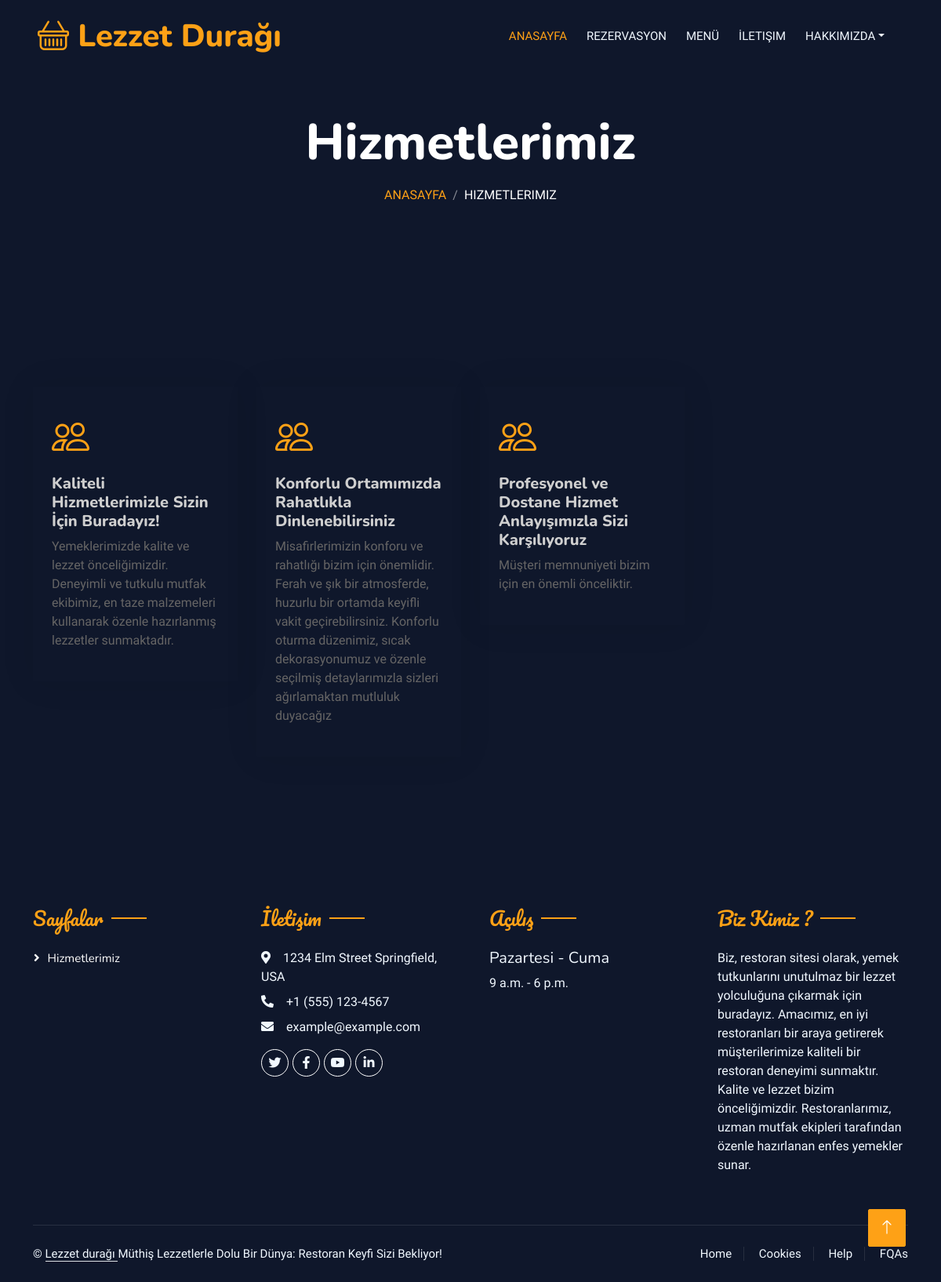
The app's page /hizmetlerimiz with its own data.
### Core/models.py (models this page shows, shortened)
class SiteAyarlari(models.Model):
    WindowTitle = models.CharField(max_length=39, help_text='Site pencere başlığı', default='Restorant', verbose_name='Site pencere başlığı')
    windowIcon = models.ImageField(
        verbose_name='Site pencere iconu',
        upload_to='images/site/%Y/%m/%d',
        blank=True
    )
    navbarTitle = models.CharField(max_length=120, default='', blank=True, verbose_name='navbar başlık')
    navbarIcon = models.CharField(max_length=100, blank=True,null=True, verbose_name='navbar icon')
    title = models.CharField(max_length=100, default='', blank=True, null=True, verbose_name='Slider başlık')
    description = models.CharField(max_length=300, default='', blank=True, verbose_name='slider açıklama')
    title_image = models.ImageField(
        verbose_name='slider resmi',
        upload_to='images/settings/%Y/%m/%d',
        default='static/img/menu-2.jpg',
        blank=True
    )
    date_time = models.DateTimeField(auto_now_add=True, verbose_name="oluşma tarihi")
    footerTitle  = models.CharField(max_length=200, default='', blank=True, verbose_name="Footer Başlık")
    footerDescription = models.CharField(max_length=200, default='', blank=True, verbose_name="Footer açıklama")
    class Meta:
        verbose_name = 'Ayarlar'
        verbose_name_plural = 'Site Ayarları'

class Services(models.Model):
    title = models.CharField(max_length=100, verbose_name="Hizmet başlık")
    description = models.CharField(max_length=300, verbose_name="Hizmet açıklama")
    icon = models.CharField(max_length=300, verbose_name='hizmet başlık iconu', help_text='Hizmet başlık icon adı https://icons.getbootstrap.com/', default='bi bi-people')
    datetime = models.DateTimeField(auto_now_add=True)
    class Meta:
        verbose_name = 'Hizmetler '
        verbose_name_plural = 'Hizmetlerimiz'

class SayfaModelleri(models.Model):
    title = models.CharField(max_length=100, verbose_name="Sayfa ismi")
    link = models.URLField()
    class Meta:
        verbose_name = 'Sayfalar'
        verbose_name_plural = 'Sayfalar'

class Siteİletisim(models.Model):
    twitter = models.URLField(blank=True, null=True)
    facebook = models.URLField(blank=True, null=True)
    instagram = models.URLField(blank=True, null=True)
    linkedin = models.URLField(blank=True, null=True)
    youtube = models.URLField(blank=True, null=True)
    adres = models.CharField(max_length=120, default='' ,blank=True, null=True)
    telefon = models.CharField(max_length=20, default='', blank=True, null=True)
    email = models.EmailField(max_length=100, default='',blank=True, null=True)
    oluşturulma_tarihi = models.DateTimeField(auto_now_add=True)
    class Meta:
        verbose_name = 'İletişim '
        verbose_name_plural = 'Site iletişim'

class HizmetGünleri(models.Model):
    openDate = models.CharField(max_length=210, verbose_name='Açılış günü', help_text="Restorantın açılış günü")
    closeDate = models.CharField(max_length=210, verbose_name='Kapanış günü', help_text="Restorantın kapanış günü")
    timeOpen = models.TimeField(blank=True, verbose_name='Açılış saati', help_text="Kapanış saati")
    timeClose = models.TimeField(blank=True, verbose_name='Kapanış saati', help_text="Açılış saati")
    class Meta:
        verbose_name = 'Hizmet Günleri'
        verbose_name_plural = 'Hizmet Günleri'

class Hakkimizda(models.Model):
    title = models.CharField(max_length=255, default='')
    title_icon = models.CharField(max_length=255, default='', blank=True,null=True)
    description = models.CharField(max_length=350, blank=True, null=True, default='')
    experience  = models.IntegerField(default=1, blank=True, null=True)
    olusturulma_tarihi = models.DateTimeField(auto_now_add=True)
    chef = models.IntegerField(default=2, verbose_name="Şef sayısı")
    start1 = models.ImageField(
        verbose_name='İlk 1',
        upload_to='images/about/%Y/%m/%d',
        default='static/img/menu-1.jpg',
        blank=True
    )
    start2 = models.ImageField(
        verbose_name='ilk 2',
        upload_to='images/about/%Y/%m/%d',
        default='static/img/menu-1.jpg',
        blank=True
    )
    end1 = models.ImageField(
        verbose_name='Son 1',
        upload_to='images/about/%Y/%m/%d',
        default='static/img/menu-1.jpg',
        blank=True
    )
    end2 = models.ImageField(
        verbose_name='Son 2',
        upload_to='images/about/%Y/%m/%d',
        default='static/img/menu-1.jpg',
        blank=True
    )
    icon = models.CharField(
        verbose_name="Hakkımızda iconu",
        max_length=100,
        default="",
        blank=True,
        null=True
    )
    def __str__(self):
        return self.description
    class Meta:
        verbose_name = 'Hakkımızda'
        verbose_name_plural = 'Hakkımızda'

### Core/views.py (the view)
def services_view(request) -> HttpResponse:
    return render(request=request, template_name="service.html")

### Core/context_processors.py (called while the page is built)
def footer_data(request):
    siteSettings = SiteAyarlari.objects.first()
    iletisim = Siteİletisim.objects.first()
    members = EkipModel.objects.all()
    breakfast = Breakfast.objects.all()
    launch = Launch.objects.all()
    dinner = Dinner.objects.all()
    yorumlar = Müsteriler.objects.all()
    service = Services.objects.all()
    about = Hakkimizda.objects.first()
    page = SayfaModelleri.objects.all()
    hizmetsüresi = HizmetGünleri.objects.first()
    contact = ContactSettings.objects.first()
    return {
        'settings': siteSettings,
        'contact': iletisim,
        'teamMembers': members,
        'breakfast':breakfast,
        "launch":launch,
        "dinner":dinner,
        "yorum":yorumlar,
        "services":service,
        "about":about,
        "page":page,
        "hizmet":hizmetsüresi,
        "siteContact":contact
    }

### Core/template/service.html
{% extends 'base.html' %}
{% block service %}
<div class="container-xxl py-5 bg-dark hero-header mb-5">
    <div class="container text-center my-5 pt-5 pb-4">
        <h1 class="display-3 text-white mb-3 animated slideInDown">Hizmetlerimiz</h1>
        <nav aria-label="breadcrumb">
            <ol class="breadcrumb justify-content-center text-uppercase">
                <li class="breadcrumb-item"><a href="{% url 'index' %}">Anasayfa</a></li>
                <li class="breadcrumb-item text-white active" aria-current="page">Hizmetlerimiz</li>
            </ol>
        </nav>
    </div>
</div>
    {% include 'partials/_service.html' %}
{% endblock service %}

### Core/template/partials/_navbar.html (shortened to what this page needs)
{% load static %}
<nav class="navbar navbar-expand-lg navbar-dark bg-dark px-4 px-lg-5 py-3 py-lg-0">
    <a href="{% url 'index' %}" class="navbar-brand p-0">
        <h1 class="text-primary m-0"><i class="{{settings.navbarIcon}} "></i> {{settings.navbarTitle}}</h1>
    </a>
    <div class="collapse navbar-collapse" id="navbarCollapse">
        <div class="navbar-nav ms-auto py-0 pe-4">
            <a href="{% url 'index' %}" class="nav-item nav-link active">Anasayfa</a>
            <a href="{% url 'reservation' %}" class="nav-item nav-link">Rezervasyon</a>
            <a href="{% url 'menü' %}" class="nav-item nav-link">Menü</a>
            <a href="{% url 'contact' %}" class="nav-item nav-link">İletişim</a>
            <div class="nav-item dropdown">
                <a href="#" class="nav-link dropdown-toggle" data-bs-toggle="dropdown">Hakkımızda</a>
            </div>
        </div>
    </div>
</nav>

### Core/template/partials/_service.html
<div class="container-xxl py-5">
    <div class="container">
        <div class="row g-4">
           {% for item in services %}
            <div class="col-lg-3 col-sm-6 wow fadeInUp" data-wow-delay="0.1s">
                <div class="service-item rounded pt-3">
                    <div class="p-4">
                        <i class="fa fa-3x {{item.icon}} text-primary mb-4"></i>
                        <h5 style="color:#cfcfcf;">{{item.title}}</h5>
                        <p>{{item.description}}</p>
                    </div>
                </div>
            </div>
            {% endfor %}
        </div>
    </div>
</div>

### Core/template/partials/_footer.html
{% load static %}
<div class="container-fluid bg-dark text-light footer pt-5 mt-5 wow fadeIn" data-wow-delay="0.1s">
    <div class="container py-5">
        <div class="row g-5">
            {% include "partials/_company.html" %}
            {% include "partials/_contact.html" %}
            {% include "partials/_opening.html" %}
            <div class="col-lg-3 col-md-6">
                <h4 class="section-title ff-secondary text-start text-primary fw-normal mb-4">Biz Kimiz ?</h4>
                <p>{{about}}</p>
            </div>
        </div>
    </div>
    <div class="container">
        <div class="copyright">
            <div class="row">
               {% include 'partials/_footerdesc.html' %}
                <div class="col-md-6 text-center text-md-end">
                    <div class="footer-menu">
                        <a href="">Home</a>
                        <a href="">Cookies</a>
                        <a href="">Help</a>
                        <a href="">FQAs</a>
                    </div>
                </div>
            </div>
        </div>
    </div>
</div>

### Core/template/partials/_company.html
{% load static %}
<div class="col-lg-3 col-md-6">
    <h4 class="section-title ff-secondary text-start text-primary fw-normal mb-4">Sayfalar</h4>
    {% for item in page %}
    <a class="btn btn-link" href="{{item.link}}">{{item.title}}</a>
    {% endfor %}
</div>

### Core/template/partials/_contact.html
<div class="col-lg-3 col-md-6">
    <h4 class="section-title ff-secondary text-start text-primary fw-normal mb-4">İletişim</h4>
    <p class="mb-2"><i class="fa fa-map-marker-alt me-3"></i>{{contact.adres}}</p>
    <p class="mb-2"><i class="fa fa-phone-alt me-3"></i>{{contact.telefon}}</p>
    <p class="mb-2"><i class="fa fa-envelope me-3"></i>{{contact.email}} </p>
    <div class="d-flex pt-2">
        <a class="btn btn-outline-light btn-social" href="{{contact.twitter}}"><i class="fab fa-twitter"></i></a>
        <a class="btn btn-outline-light btn-social" href="{{contact.facebook}}"><i class="fab fa-facebook-f"></i></a>
        <a class="btn btn-outline-light btn-social" href="{{contact.youtube}}"><i class="fab fa-youtube"></i></a>
        <a class="btn btn-outline-light btn-social" href="{{contact.linkedin}}"><i class="fab fa-linkedin-in"></i></a>
    </div>
</div>

### Core/template/partials/_opening.html
<div class="col-lg-3 col-md-6">
    <h4 class="section-title ff-secondary text-start text-primary fw-normal mb-4">Açılış</h4>
    <h5 class="text-light fw-normal">{{hizmet.openDate}} - {{hizmet.closeDate}}</h5>
    <p>{{hizmet.timeOpen}} - {{hizmet.timeClose}}</p>
</div>

### Core/template/partials/_footerdesc.html
<div class="col-md-6 text-center text-md-start mb-3 mb-md-0">
    &copy;
    <a class="border-bottom" href="{% url 'index' %}">
        {{settings.footerTitle}}
    </a>
    {{settings.footerDescription}}
</div>

### static/css/style.css (style rules this page uses)
:root { --primary: #FEA116; --light: #F1F8FF; --dark: #0F172B; }
.ff-secondary { font-family: 'Pacifico', cursive; }
.btn { font-family: 'Nunito', sans-serif; font-weight: 500; text-transform: uppercase; transition: .5s; }
.navbar-dark .navbar-nav .nav-link { position: relative; margin-left: 25px; padding: 35px 0; font-size: 15px; color: var(--light) !important; text-transform: uppercase; font-weight: 500; outline: none; transition: .5s; }
.navbar-dark .navbar-nav .nav-link:hover, .navbar-dark .navbar-nav .nav-link.active { color: var(--primary) !important; }
@media (min-width: 992px) { .navbar-dark { position: absolute; width: 100%; top: 0; left: 0; z-index: 999; background: transparent !important; } }
.hero-header { background: linear-gradient(rgba(15, 23, 43, .9), rgba(15, 23, 43, .9)), ; background-position: center center; background-repeat: no-repeat; background-size: cover; }
.breadcrumb-item + .breadcrumb-item::before { color: rgba(255, 255, 255, .5); }
.section-title { position: relative; display: inline-block; }
.section-title::before { position: absolute; content: ""; width: 45px; height: 2px; top: 50%; left: -55px; margin-top: -1px; background: var(--primary); }
.section-title::after { position: absolute; content: ""; width: 45px; height: 2px; top: 50%; right: -55px; margin-top: -1px; background: var(--primary); }
.section-title.text-start::before, .section-title.text-end::after { display: none; }
.service-item { box-shadow: 0 0 45px rgba(0, 0, 0, .08); transition: .5s; }
.service-item * { transition: .5s; }
.footer .btn.btn-social { margin-right: 5px; width: 35px; height: 35px; display: flex; align-items: center; justify-content: center; color: var(--light); border: 1px solid #FFFFFF; border-radius: 35px; transition: .3s; }
.footer .btn.btn-link { display: block; margin-bottom: 5px; padding: 0; text-align: left; color: #FFFFFF; font-size: 15px; font-weight: normal; text-transform: capitalize; transition: .3s; }
.footer .btn.btn-link::before { position: relative; content: "\f105"; font-family: "Font Awesome 5 Free"; font-weight: 900; margin-right: 10px; }
.footer .copyright { padding: 25px 0; font-size: 15px; border-top: 1px solid rgba(256, 256, 256, .1); }
.footer .copyright a { color: var(--light); }
.footer .footer-menu a { margin-right: 15px; padding-right: 15px; border-right: 1px solid rgba(255, 255, 255, .1); }
.footer .footer-menu a:last-child { margin-right: 0; padding-right: 0; border-right: none; }

### records on screen
SiteAyarlari: navbarTitle "Lezzet Durağı", footerTitle "Lezzet durağı", footerDescription "Müthiş Lezzetlerle Dolu Bir Dünya: Restoran Keyfi Sizi Bekliyor!"
Services: title "Kaliteli Hizmetlerimizle Sizin İçin Buradayız!", description "Yemeklerimizde kalite ve lezzet önceliğimizdir. Deneyimli ve tutkulu mutfak ekibimiz, en taze malzemeleri kullanarak özenle hazırlanmış lezzetler sunmaktadır."
Services: title "Konforlu Ortamımızda Rahatlıkla Dinlenebilirsiniz", description "Misafirlerimizin konforu ve rahatlığı bizim için önemlidir. Ferah ve şık bir atmosferde, huzurlu bir ortamda keyifli vakit geçirebilirsiniz. Konforlu oturma düzenimiz, sıcak dekorasyonumuz ve özenle seçilmiş detaylarımızla sizleri ağırlamaktan mutluluk duyacağız"
Services: title "Profesyonel ve Dostane Hizmet Anlayışımızla Sizi Karşılıyoruz", description "Müşteri memnuniyeti bizim için en önemli önceliktir."
SayfaModelleri: title "Hizmetlerimiz"
Siteİletisim: adres "1234 Elm Street Springfield, USA", telefon "+1 (555) 123-4567", email "example@example.com"
HizmetGünleri: openDate "Pazartesi", closeDate "Cuma", timeOpen "9 a.m.", timeClose "6 p.m."
Hakkimizda: description "Biz, restoran sitesi olarak, yemek tutkunlarını unutulmaz bir lezzet yolculuğuna çıkarmak için buradayız. Amacımız, en iyi restoranları bir araya getirerek müşterilerimize kaliteli bir restoran deneyimi sunmaktır. Kalite ve lezzet bizim önceliğimizdir. Restoranlarımız, uzman mutfak ekipleri tarafından özenle hazırlanan enfes yemekler sunar."
